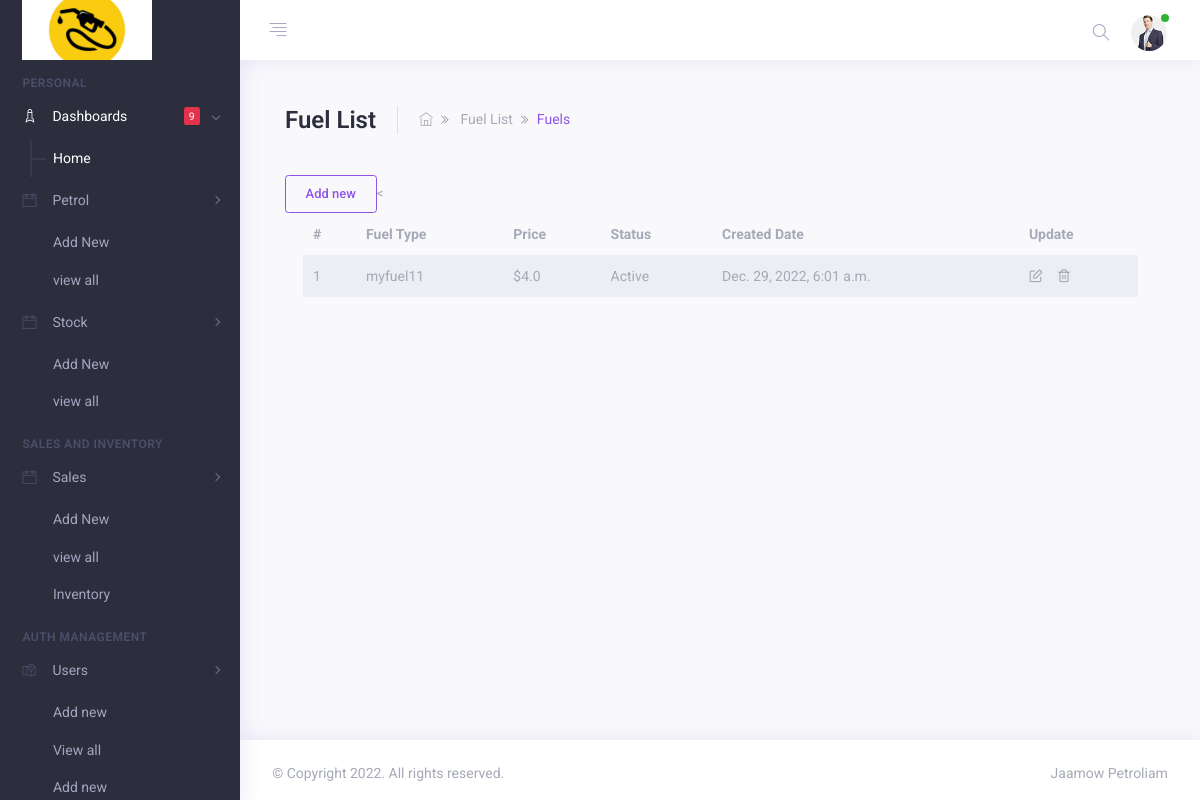
/fuels/ (signed in), run on an earlier commit of the app's database.
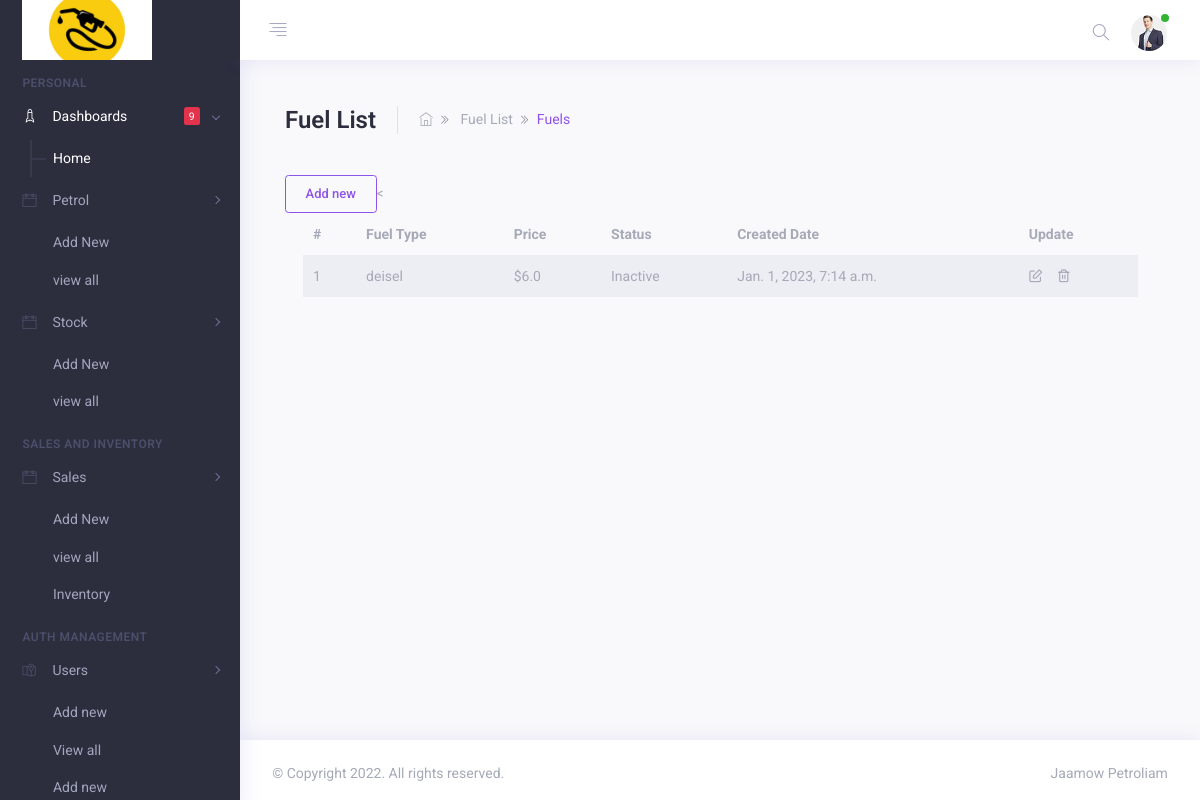
And on a later commit of the database.
### base/models.py (models this page shows, shortened)
class Fuel(models.Model):
    name = models.CharField(max_length=100, unique=True)
    price = models.FloatField(max_length=(15,2), default=0)
    user = models.CharField(max_length=100, blank=True)
    status = models.CharField(max_length=2,choices=(('1','Active'),('0', 'Inactive')) , default = 1)
    delete_flag = models.IntegerField(default = 0)
    created = models.DateTimeField(default = timezone.now)
    updated = models.DateTimeField(auto_now=True)
    class Meta:
        ordering = ['-updated','-created']
        verbose_name_plural = "fuel type lists"
    def __str__(self):
        return self.name

### base/views.py (the view)
# urls.py: path('fuels/', views.fuelView, name="fuels"),
@login_required(login_url='login')
@permission_required('base.view_fuel', raise_exception=True)
def fuelView(request):
    if request.method == 'POST':
        form = FuelForm()
        if form.is_valid():
            form.save()
            messages.success(request, 'fuel added successfully')
            return redirect('fuels')
    fuels = Fuel.objects.filter(delete_flag = 0).all()
    context = {
        "fuels":fuels,
        "page_name":"Fuel List"
    }
    return render(request, 'base/fuel_list.html', context)

### base/templates/base/fuel_list.html (shortened to what this page needs)
{% extends 'base.html' %}
{% block content %}
    <div class="container justify-content-center">
        <div class="row">
            <div class="col-md-12 m-b-30">
                <div class="d-block d-lg-flex flex-nowrap align-items-center">
                    <div class="page-title mr-4 pr-4 border-right">
                        <h1>Fuel List</h1>
                    </div>
                    <div class="breadcrumb-bar align-items-center">
                        <nav>
                            <ol class="breadcrumb p-0 m-b-0">
                                <li class="breadcrumb-item">
                                    <a href="{% url 'home' %}"><i class="ti ti-home"></i></a>
                                </li>
                                <li class="breadcrumb-item">
                                    Fuel List
                                </li>
                                <li class="breadcrumb-item active text-primary" aria-current="page">Fuels</li>
                            </ol>
                        </nav>
                    </div>
                </div>
            </div>
        </div>
        <div class="row">
            <div class="col-lg-12">
     <div>
        {% if perms.base.add_fuel %}
        <button class="btn btn-outline-primary" data-toggle="modal" data-target="#addfuel">Add new</button><
        {% endif %}
        <br>
    </div>
        <div class="card-statistics h-100 mb-0">
            <div class="card-body scrollbar scroll_dark pt-0" style="max-height: 350px;">
                <div class="datatable-wrapper table-responsive">
                    <table id="datatable" class="table table-borderless table-striped">
                        <thead class="">
                            <th>#</th>
                            <th>Fuel Type</th>
                            <th>Price</th>
                            <th>Status</th>
                            <th>Created Date</th>
                            {% if perms.base.add_fuel %}
                            <th>Update</th>
                            {% endif %}
                        </thead class="table-dark">
                        <tbody>
                            <tr>
                                {% for fuel in fuels %}
                                <td>{{forloop.counter}}</td>
                                <td><a href="{% url 'fuel_detail' fuel.id %}">{{fuel}}</a></td>
                                <td>${{fuel.price}}</td>
                                <td>{% if fuel.status == '1' %}Active{% else %}Inactive{% endif %}</td>
                                <td>{{fuel.created}}</td>
                                <td>
                                    {% if perms.base.change_fuel %}
                                    <a class="mr-3" href="{% url 'update_fuel' fuel.id %}"><i class="fe fe-edit"></i></a><a href="{% url 'delete_fuel' fuel.id %}" onclick="return confirm('Are you sure you want to delete this item?');"><i class="fe fe-trash-2"></i></a>
                                    {% endif %}
                                </td>
                            </tr>
                            {% endfor %}
                        </tbody>
                    </table>
                </div>
            </div>
        </div>
    </div>
    </div>
</div>
{% endblock %}

What changed in the data, as far as the page shows it:
no longer on this page (row edited): Fuel: name "myfuel11", price "4.0", status "Active", created "Dec. 29, 2022, 6:01 a.m."
added Fuel: name "deisel", price "6.0", status "Inactive", created "Jan. 1, 2023, 7:14 a.m."
